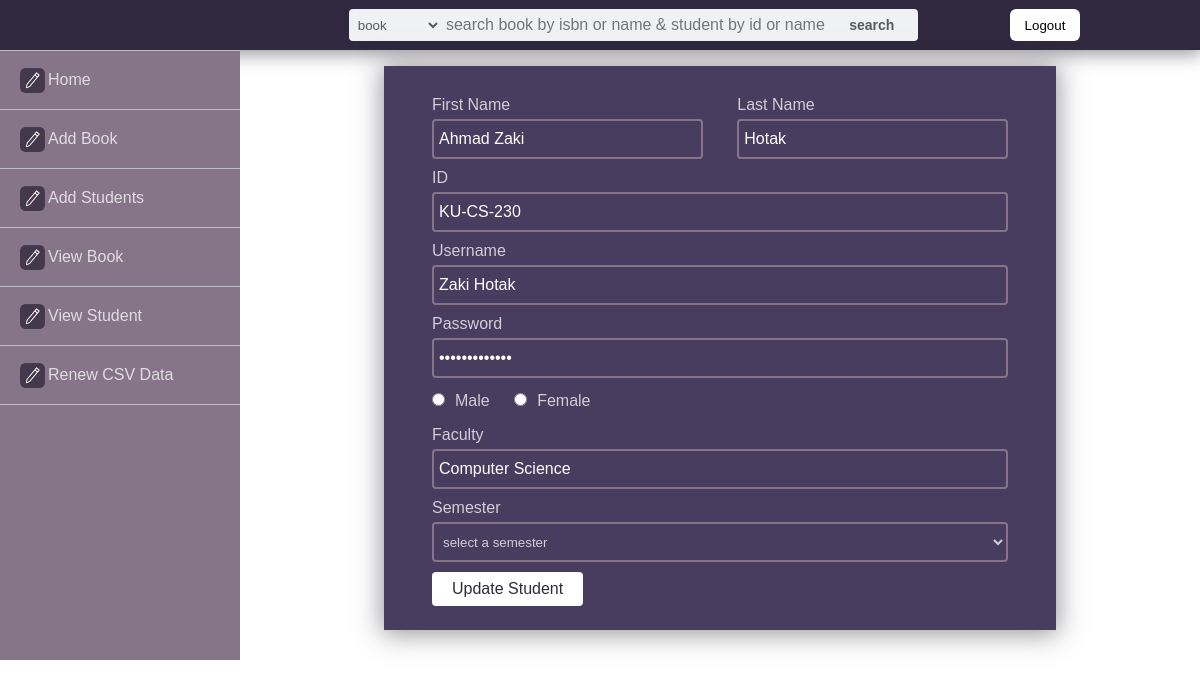
Screenshot of /Library/Admin/updatestudent.php?id=KU-CS-230 (signed in) with the database file from the repository.
### tables this page shows
CREATE TABLE IF NOT EXISTS `students` (
  `id` varchar(20) NOT NULL,
  `firstname` varchar(100) NOT NULL,
  `lastname` varchar(100) NOT NULL,
  `username` varchar(100) NOT NULL,
  `password` varchar(100) NOT NULL,
  `gender` varchar(10) NOT NULL,
  `faculty` varchar(64) NOT NULL,
  `semester` varchar(64) NOT NULL,
  `imagepath` varchar(200) NOT NULL,
  PRIMARY KEY (`id`)
);

### Library/Admin/includes/database.php (called while the page is built, shortened)
<?php
class Database {
	private $connection;
	public function __construct(){
		$this->connection = mysqli_connect('localhost', 'root', '', 'library') or die('Connection Erro');
	}
	public function query($sql){
		$result = mysqli_query($this->connection, $sql) or die('Query failed');
		return $result;
	}
}
$database = new Database();
?>

### Library/Admin/includes/students.php (called while the page is built, shortened)
<?php
include_once('database.php');
class Student{
	public static function find_by_id($id){
		global $database;
		$result = $database->query("select * from students where id = '{$id}'");
		if($row = mysqli_fetch_array($result)){
			$student = new Student();
			$student->id = $row['id'];
			$student->firstname = $row['firstname'];
			$student->lastname = $row['lastname'];
			$student->username = $row['username'];
			$student->password = $row['password'];
			$student->gender = $row['gender'];
			$student->faculty = $row['faculty'];
			$student->semester = $row['semester'];
			$student->imagepath = $row['imagepath'];
			return $student;
		}
		else{
			return false;
		}
	}
}
?>

### Library/Admin/updatestudent.php (the view, shortened to what this page needs)
<?php require_once('includes/sessioncheck.php');
	  require_once("includes/database.php");
	  require_once("includes/students.php");
	if(isset($_GET['id'])){
		$id = $_GET['id'];
		$student = Student::find_by_id($id);
	}
	else{
		header("Location: viewstudent.php");
		exit();
	}
?>
<!DOCTYPE html>
<html>
<head>
	<link rel="stylesheet" type="text/css" href="styles/reset.css">
	<link rel="stylesheet" type="text/css" href="styles/main.css">
</head>
<?php include_once('layouts/header.php'); ?>
<div id="content">
	<form id="addstd" method="post" action="updatestudent.php?id=<?php echo $student->id; ?>" enctype="multipart/form-data">
	<div class="namediv" id="firstdiv">
		<label>First Name</label>
		<input type="text" name="first_name" id="fname" value="<?php echo $student->firstname; ?>">
		</div>
	<div class="namediv" id="lastdiv">
		<label>Last Name</label>
		<input type="text" name="last_name" id="lname" value="<?php echo $student->lastname; ?>">
	</div>
		<label id="idlabel">ID</label>
		<input type="text" name="id" id="stdid"  value="<?php echo $student->id; ?>">
		<label>Username</label>
		<input type="text" name="user_name" id="uname" value="<?php echo $student->username; ?>">
		<label>Password</label>
		<input type="password" name="password" id="password" value="<?php echo $student->password; ?>">
	<div id="radiodiv">
		<input type="radio" name="gender" value="male" class="gender" ><label>Male</label>
		<input type="radio" name="gender" value="female" class="gender" ><label>Female</label>
	</div>
		<label>Faculty</label>
		<input type="text" name="faculty" id="faculty" value="<?php echo $student->faculty; ?>">
		<label>Semester</label>
		<select name="semester">
			<option value="">select a semester</option>
		</select>
		<input type="submit" name="update_std" class="submit" value="Update Student">
	</form>
</div>
<?php include_once("layouts/footer.php");

### Library/Admin/styles/main.css (style rules this page uses)
body { width: 100%; min-width: 1000px; font-family: Arial; }
#content { width: 80%; min-width: 800px; float: right; }
form#addstd { width: 60%; background-color: #483d5e; margin: 0 auto; margin-top: 16px; padding: 30px 5%; padding-bottom: 14px; box-shadow: rgba(46, 43, 55, 0.5) 0px 2px 24px 2px; }
form#addstd label { color: rgba(255,255,255, 0.75); }
form#addstd input, form#addstd select { border: 2px solid #867489; outline: none; background-color: #483d5e; border-radius: 4px; margin: 5px 0 10px 0; color: white; padding-left: 5px; display: block; }
form#addstd select { color: rgba(255,255,255, 0.75); }
form#addstd input[type="text"],form#addstd input[type="password"],form#addstd select { height: 40px; width: 100%; }
form#addstd input[type="radio"] { display: inline-block; margin-right: 10px; }
#radiodiv { margin-bottom: 10px; }
#radiodiv label { padding-right: 20px; }
.namediv { width: 47%; }
.namediv input { width: 100%; }
#firstdiv { float: left; }
#lastdiv { float: right; }
form#addstd #idlabel { display: block; clear: both; }
form#addstd .submit { line-height: 34px; padding: 0 20px; border:none; color: #2e2b37; background-color: white; }

### rows the page displays
students: first_name "Ahmad Zaki", last_name "Hotak", id "KU-CS-230", user_name "Zaki Hotak", faculty "Computer Science"
